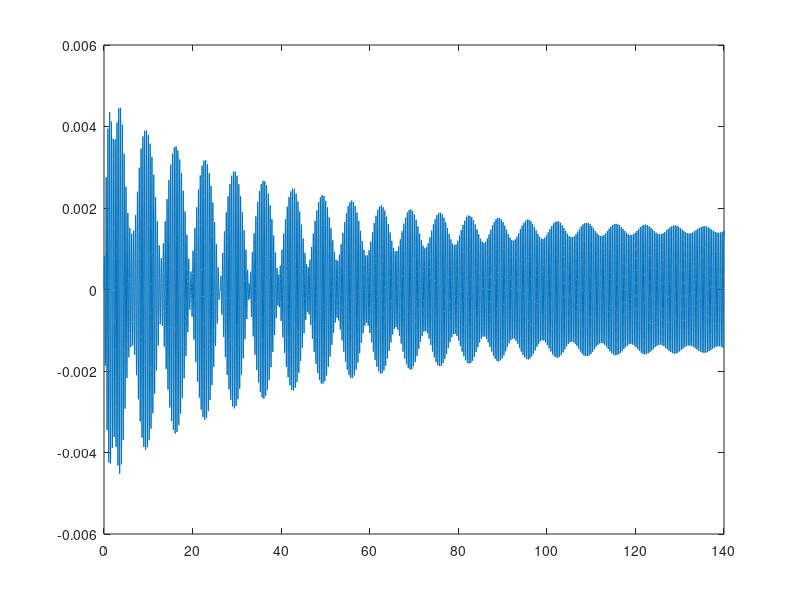

The MATLAB script that drew this image:
clear
clc
close all

M = [600, 400, 200; 400, 1200, 0; 200, 0 800];
K = [300, 0, -200; 0, 500, 300; -200, 300, 700] .* 1e3;
C = [500, 300, -400; 300, 900, 600; -400, 600, 1300];
C_light = diag(C) .* eye(3);

amps = [200; 0; 0];
% force_frequencies = [16; 0; 0];
force_frequencies = [16; 16; 16];

q_0 = [0; 0; 0];
qdot_0 = [0; 0; 0];

[vectors, values] = eig(K,M);

natural_frequencies = [sqrt(values(1,1)); sqrt(values(2,2)); sqrt(values(3,3))];

norm_vector1 = vectors(:,1) / sqrt(transpose(vectors(:,1)) * M * vectors(:,1));
norm_vector2 = vectors(:,2) / sqrt(transpose(vectors(:,2)) * M * vectors(:,2));
norm_vector3 = vectors(:,3) / sqrt(transpose(vectors(:,3)) * M * vectors(:,3));

Phi = [norm_vector1, norm_vector2, norm_vector3];

zeta = diag((transpose(Phi) * C * Phi)) .* (2 .* natural_frequencies).^(-1);
damped_frequencies = natural_frequencies .* sqrt(1 - zeta.^2);

eta_0 = transpose(Phi) * M * q_0;
etadot_0 = transpose(Phi) * M * qdot_0;

t = linspace(0,140,10000);

eta_homogeneous = exp(-zeta .* natural_frequencies .* t) .* (eta_0 .* cos(damped_frequencies .* t)...
    + ((etadot_0  + zeta .* natural_frequencies .* eta_0) ./ damped_frequencies) .* sin(damped_frequencies .* t));

% eta1_homogeneous = exp(-zeta(1) .* natural_frequencies(1) .* t) .* (eta_0(1) .* cos(damped_frequencies(1) .* t) + ((etadot_0(1)  + zeta(1) .* natural_frequencies(1) .* eta_0(1)) / damped_frequencies(1)) .* sin(damped_frequencies(1) .* t));
% eta2_homogeneous = exp(-zeta(2) .* natural_frequencies(2) .* t) .* (eta_0(2) .* cos(damped_frequencies(2) .* t) + ((etadot_0(2)  + zeta(2) .* natural_frequencies(2) .* eta_0(2)) / damped_frequencies(2)) .* sin(damped_frequencies(2) .* t));
% eta3_homogeneous = exp(-zeta(3) .* natural_frequencies(3) .* t) .* (eta_0(3) .* cos(damped_frequencies(3) .* t) + ((etadot_0(3)  + zeta(3) .* natural_frequencies(3) .* eta_0(3)) / damped_frequencies(3)) .* sin(damped_frequencies(3) .* t));

% for i = 1:length(t)
%     for j = 1:3
%     eta_forced(j,i) = Phi(:,j) * amps(j) * ((natural_frequencies(j)^2 - force_frequencies(j)^2)^2 + 4 * zeta(j)^2 ...
%         * natural_frequencies(j)^2 * force_frequencies(j)^2)^(-1);
%     end
% end

for i = 1:3
ETA(i,:) = Phi(i,1) * amps(1) * ((natural_frequencies(i)^2 - force_frequencies(i)^2)^2 + 4 .* zeta(i)^2 .* natural_frequencies(i)^2 .* ...
    force_frequencies(i)^2)^(-1) .* ((natural_frequencies(i)^2 - force_frequencies(i)^2) .* cos(force_frequencies(i) .* t) ...
    + 2 .* zeta(i) * natural_frequencies(i) * force_frequencies(i) .* sin(force_frequencies(i) .* t) - exp(-zeta(i) ...
    .* natural_frequencies(i) .* t) .* ((natural_frequencies(i)^2 - force_frequencies(i)^2) .* cos(damped_frequencies(i) .* t) ...
    + ((zeta(i) .* natural_frequencies(i) .* (natural_frequencies(i) + force_frequencies(i)^2)./damped_frequencies(i)).*sin(damped_frequencies(i) .* t))));
end

% ETA = eta_forced + eta_homogeneous;

% ETA = Phi * ETA;

Q = Phi * ETA;

plot(t,Q(1,:))

tau1 = 110;
tau2 = 32;
tau3 = 7;

tau = ((1)./(zeta .* natural_frequencies));